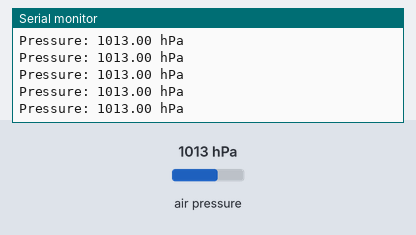
The sketch below on a simulated ESP32. Shown: the last lines printed to the serial monitor. Inputs (shaded band) come from the test bench; at power-on: air pressure 1013 hPa.

Above: at 2.2 s.
2.3 s: air pressure set to 952 hPa
At 2.32 s:
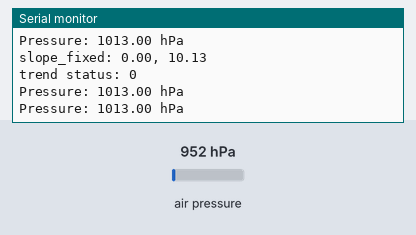
3.8 s: air pressure set to 975 hPa
At 8.87 s:
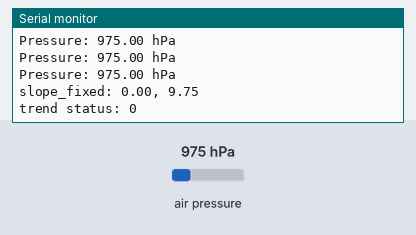
Timing chart, 0 to 10.4 s (numbered marks = the images above; inputs shaded):
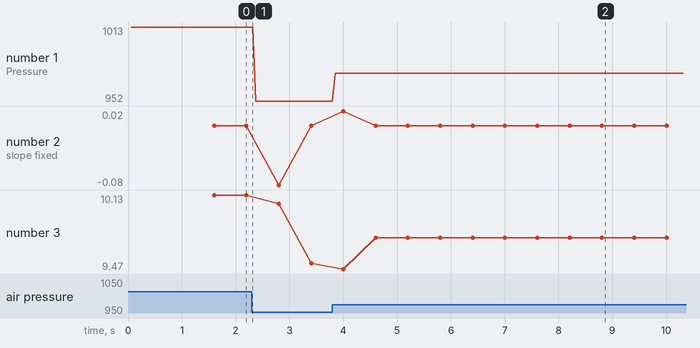

Measured:
- after the input at 3.8 s, the serial monitor: prints a new line after 0.05 s (image 2)
- plotted number 1: 1013 → 952 after the input at 2.3 s, 952 → 975 after the input at 3.8 s
- plotted number 3: 10.13 → 9.52 after the input at 2.3 s, 9.52 → 9.75 after the input at 3.8 s

The sketch:

Multi_Sensor_Test.ino
```cpp
#include <Wire.h>
#include <Adafruit_Sensor.h>
#include <Adafruit_BME280.h>
#include <math.h>
#include <HardwareSerial.h>

/*Lidar(TSD10)のピン設定*/
int RXD2 = 16;    // TSD10側のTX, 左端
int TXD2 = 17;    // TDS10側のRX

Adafruit_BME280 bme;     // SDA(SDI)21, SCL(SCK)22

// キューのハンドラ (Core0 -> Core1のデータ伝達用)
QueueHandle_t xPressureQueue;
QueueHandle_t xLidarQueue;

volatile int subtask = 0;  // Core0で順に実行する
const int subtask_amount = 2; // サブタスクの作成量

int Current_Distance_L = 1;
float Current_Pressure = 0;

const int data_amount = 10; // Slopeのデータ取得量
const int sensor_dist = 30; // センサ値の取得間隔
const float base = 0.5;     // Slopeの閾値、暫定
// const float bme_reset_threshold = 700;  // bmeのエラー検出閾値, 調整中

struct Slope{
  float a;      // 近似直線の傾き
  float b;      // 近似直線の切片
};


void setup(){
  Serial.begin(115200);

  // TSD10とのUART通信 (デフォルトの 460800 bps に設定)
  Serial2.begin(468000, SERIAL_8N1, RXD2, TXD2);

  // BME280とのI2C通信
  Wire.begin(21, 22); // SDA(SDI), SCL(SCK)
  bool status;
  status = bme.begin(0x76);
  while (!status) {
    Serial.println("BME280 sensorが使えません");
    delay(1000);
  }

  // 長さ1のキューを作成 (1データのみ保持)
  xLidarQueue = xQueueCreate(1, sizeof(int));
  xPressureQueue = xQueueCreate(1, sizeof(float));

  // Core0でタスク起動
  xTaskCreatePinnedToCore(
    vSensorTask,    // 作成するタスク関数
    "vSensorTask",  // 表示用タスク名
    4096,           // スタックメモリ量
    NULL,           // 起動パラメータ
    2,              // 優先度 (loopの1より高く)
    NULL,           // タスクハンドラ
    0               // 実行するコア
  );

  // Core1でタスク起動
  xTaskCreatePinnedToCore(
    vRestoreTask,    // 作成するタスク関数
    "vRestoreTask",  // 表示用タスク名
    4096,           // スタックメモリ量
    NULL,           // 起動パラメータ
    2,              // 優先度 (loopの1より高く)
    NULL,           // タスクハンドラ
    1               // 実行するコア
  );

  delay(1000);
}

void loop(){
  int current_trend = get_trend(base);
  Serial.print("trend status: ");
  Serial.println(current_trend);
  Serial.println();
}


/* Core0で各センサの値を順に取得する */
void vSensorTask(void *pvParameters) {
  while (1) {
    int dist;
    float pressure;

    if (subtask == 2) subtask = 0;

    switch(subtask){
      // Lidarで距離を取得
      case 0:
        while (Serial2.available() >= 4) {
          // 正常に取得できた最新値のみを上書き
          if (get_dist(&dist)) {
            xQueueOverwrite(xLidarQueue, &dist);
          }
        }
        break;

      // bmeで気圧を取得
      case 1:
        pressure = bme.readPressure() / 100.0F;
        xQueueOverwrite(xPressureQueue, &pressure);
        break;

      default:
        break;
    }

    subtask++;
    vTaskDelay(pdMS_TO_TICKS(sensor_dist));  // WDTクリア
  }
}

/* Core1でセンサの値を格納する */
void vRestoreTask(void *pvParameters) {
  while (1) {
    // データが届いていれば取り出す、なければスルー
    if (xQueueReceive(xLidarQueue, &Current_Distance_L, 0) == pdPASS) {
      if (Current_Distance_L == 65535){
        Serial.println("Distance: Error(Out of range)");
      } else {
        Serial.print("Distance: ");
        Serial.print(Current_Distance_L);
        Serial.println(" mm");
      }
    }

    if (xQueueReceive(xPressureQueue, &Current_Pressure, 0) == pdPASS) {
      Serial.print("Pressure: ");
      Serial.print(Current_Pressure);
      Serial.println(" hPa");

      // エラーが起きたら再起動, 調整中
      // if (Current_Pressure < bme_reset_threshold) {
      //   Serial.println("==BME ERROR==");
      //   bme.begin(0x76);
      //   vTaskDelay(pdMS_TO_TICKS(1000));
      // }
    }

    vTaskDelay(pdMS_TO_TICKS(sensor_dist));  // WDTクリア
  }
}

/* Lidarで目的地までの距離を取得する */
bool get_dist(int *out_distance) {
  while (Serial2.available() > 0 && Serial2.peek() != 0x5C) {
    Serial2.read(); // 先頭が0x5Cではないので破棄
  }

  if (Serial2.available() < 4) {
    return false; // 4バイト未満なら何もしない
  }

  uint8_t header = Serial2.read();
  uint8_t distLow = Serial2.read();
  uint8_t distHigh = Serial2.read();
  uint8_t checkSum = Serial2.read();

  // チェックサム計算
  uint8_t calculatedSum = ~(distLow + distHigh);

  if (calculatedSum == checkSum) {
    uint16_t distance = distLow | (distHigh << 8);
    *out_distance = (int)distance;
    return true;
  }
  // ヘッダが違った場合、またはチェックサムエラー時は false を返す
  return false;
}

/* 近似直線の傾きと切片を求める */
Slope get_slope(float datas[], int data_length, float mean_i, float mean_d){
  Slope slope;
  float covariance = 0;                   // インデックスとデータの共分散(*データ数)
  float variance_i = 0;                   // インデックスの分散(*データ数)

  for (int i=0; i<data_amount; i++) {
    float res_i = i - mean_i;             // インデックスの偏差
    float res_d = datas[i] - mean_d;      // データの偏差
    covariance += res_i * res_d;
    variance_i += res_i * res_i;
  }
  slope.a = covariance / variance_i;      // 傾き
  slope.b = mean_d - slope.a * mean_i;    // 切片

  return slope;
}

/* 現在の上昇状態を求める */
int get_trend(float base) {
  // 気圧を取得し、インデックスと気圧の平均値を求める
  float pressures[data_amount];           // 気圧データ
  float mean_i = (data_amount - 1) / 2;   // インデックスの平均値 (除外がないのでデータ数/2)
  float mean_p = 0;                       // 気圧の平均値
  // Serial.print("pressures: ");

  for (int i=0; i<data_amount; i++) {
    pressures[i] = Current_Pressure / 100.0F;
    mean_p += pressures[i];

    // Serial.print(pressures[i]);
    // Serial.print(", ");
    delay(sensor_dist * subtask_amount);                   // センサの取得間隔
  }
  mean_p /= data_amount;

  // Serial.println();
  // Serial.print("mean_p: ");
  // Serial.println(mean_p);


  // 気圧の近似直線の傾き、切片を求める
  Slope slope_p = get_slope(pressures, data_amount, mean_i, mean_p);
  // Serial.print("slope: ");
  // Serial.print(slope_p.a);
  // Serial.print(", ");
  // Serial.println(slope_p.b);

  // 近似直線との残差を求め、残差の標準偏差も求める
  float p_residuals[data_amount];         // 近似直線との残差
  float sd_res;                           // 残差の標準偏差

  // Serial.print("p_res: ");
  for (int i=0; i<data_amount; i++) {
    p_residuals[i] = pressures[i] - (slope_p.a * i + slope_p.b);
    sd_res += p_residuals[i] * p_residuals[i];

    // Serial.print(p_residuals[i]);
    // Serial.print(", ");
  }
  sd_res = sqrt(sd_res / data_amount);

  // Serial.println();
  // Serial.print("sd_res: ");
  // Serial.println(sd_res);

  // 外れ値を除いた気圧データで平均値を求める
  mean_i = 0, mean_p = 0;                 // 平均値をリセット

  // Serial.print("Except: ");
  for (int i=0; i<data_amount; i++) {
    // 残差の絶対値が標準偏差の3倍を超えるなら除外
    if (abs(p_residuals[i]) > 3*sd_res) {
      // Serial.print(p_residuals[i]);
      // Serial.print(", ");

      pressures[i] -= p_residuals[i];     // 外れ値なら近似直線上の値として扱う
    }
    mean_i += i;
    mean_p += pressures[i];
  }
  mean_i /= data_amount;
  mean_p /= data_amount;

  // Serial.println();
  // Serial.print("mean_p: ");
  // Serial.println(mean_p);

  // 外れ値を除いた気圧データで傾きを求める
  Slope slope_fixed = get_slope(pressures, data_amount, mean_i, mean_p);
  Serial.println();
  Serial.print("slope_fixed: ");
  Serial.print(slope_fixed.a);
  Serial.print(", ");
  Serial.println(slope_fixed.b);

  // 傾きの絶対値と閾値baseの差、傾きの正負の2つを求め、上昇なら1、安定なら0、下降なら-1を返す (高度と気圧は反比例)
  if (abs(slope_fixed.a) < base)  return  0;  // 安定
  else if (slope_fixed.a < 0)     return  1;  // 上昇
  else                            return -1;  // 下降
}

/* 機体の上昇状態がbaseになるまで待機する */
void compare(float base) {
  while (1) {
    if (get_trend(base)) break;
  }
}
```
